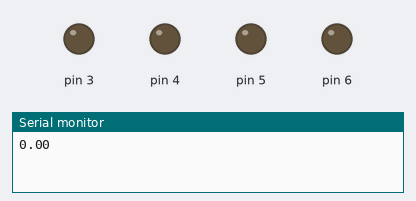
Simulated run of this sketch. Board: Arduino Uno, built with avr-gcc and run on an emulated ATmega328P. Shown: output pins drawn as LEDs (lit = HIGH), the last lines printed to the serial monitor.

Above: at 0.05 s.
At 3.25 s:
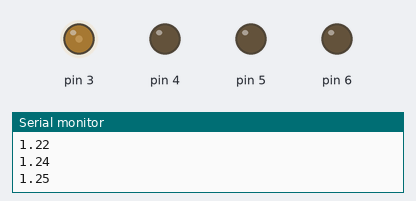
At 6.45 s:
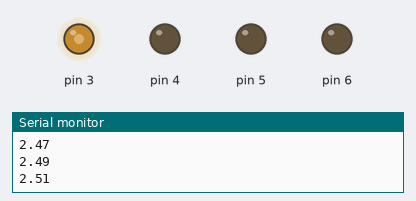
At 12.85 s:
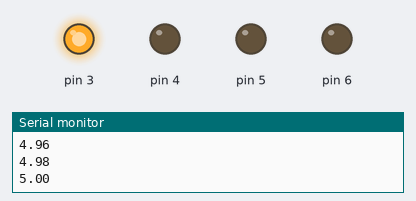
Timing chart, 0 to 16.8 s (numbered marks = the images above):
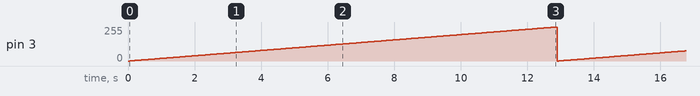

The sketch:

0.PWM_LED.ino
```cpp
int R=5; //Digunakan untuk variable led merah
int Y=3;
int G=6;


void setup() {
 Serial.begin(9600);
  for (int i=3; i<=6; i++){
  pinMode(i,OUTPUT);
 }

}

void loop() {
  for (int i=0; i<=255; i++){
  analogWrite(3,i);
  //float volt=map(i,0,255,0,5);
  float volt=(5.0/255.0);
  float hasil= i*volt;
  //Serial.println("Nilai :" + String(hasil)+ " Volt");
  Serial.println(hasil);
  delay(50);
  }
   for (int i=255; i<=0; i--){
    analogWrite(3,i);
  //float volt=map(i,0,255,0,5);
  float volt=(5.0/255.0);
  float hasil=i*volt;
  //Serial.println("Nilai :" + String(hasil)+ " Volt");
  Serial.println(hasil);
  delay(50);
}

}
```

Measured:
- by itself, pin 3: ramps from 0/255 to 255/255 and jumps back, once every 12.9 s
